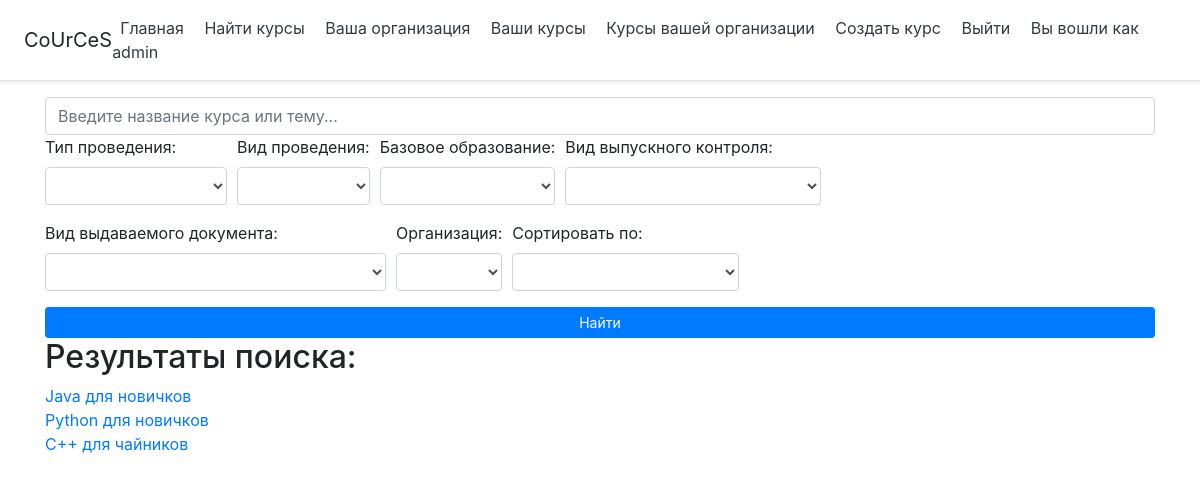
Page /view-search-result (signed in) on the committed database.
### cource/models.py (models this page shows, shortened)
class Cource(models.Model):
    TYPE_OF_COURCE_CHOICES = [
        ('Груповые', 'Груповые'),
        ('Индивидуальные', 'Индивидуальные'),
    ]
    ATTENDANCE_CHOICES = [
        ('Очные', 'Очные'),
        ('Заочные', 'Заочные'),
    ]
    BASE_EDUCATION_CHOICES = [
        ('Среднее', 'Среднее'),
        ('Высшее', 'Высшее'),
    ]
    GRADUATE_CONTROL_CHOICES = [
        ('Квалификационная работа', 'Квалификационная работа'),
        ('Экзамен', 'Экзамен'),
        ('Собеседование', 'Собеседование'),
    ]
    GRADUATE_DOCUMENT_CHOICES = [
        ('Документ государственного образца', 'Документ государственного образца'),
        ('Сертификат', 'Сертификат'),
    ]
    title = models.CharField('Название', max_length=100)
    description = models.TextField('Описание')
    type_of_cource = models.CharField('Тип проведения', choices=TYPE_OF_COURCE_CHOICES, max_length=100)
    attendance = models.CharField('Вид проведения', choices=ATTENDANCE_CHOICES, max_length=100)
    start_date = models.DateField('Дата начала курсов')
    end_date = models.DateField('Дата окончания курсов')
    study_hours = models.IntegerField('Колличество часов обучения')
    base_education = models.CharField('Базовое образование', choices=BASE_EDUCATION_CHOICES, max_length=100)
    graduate_control = models.CharField('Вид выпускного контроля', choices=GRADUATE_CONTROL_CHOICES, max_length=100)
    graduate_document = models.CharField('Вид выдаваемого документа', choices=GRADUATE_DOCUMENT_CHOICES, max_length=100)
    price = models.IntegerField('Стоимость обучения')
    organization = models.ForeignKey(Organization, on_delete = models.CASCADE)

### cource/views.py (the view)
# urls.py: path('view-search-result', views.view_search_result, name='view_search_result'),
def view_search_result(request):
    template = 'cource/base_user.html' if request.user.is_authenticated and request.user.organization_set.count() > 0 else 'cource/base.html'
    cources = Cource.objects.all()
    SORT_CHOICES = [
        ('price', 'От дешевых к дорогим'),
        ('-price', 'От дорогих к дешевым'),
    ]
    context = {
        'template': template,
        'cources': cources,
        'TYPE_OF_COURCE_CHOICES': Cource.TYPE_OF_COURCE_CHOICES,
        'ATTENDANCE_CHOICES': Cource.ATTENDANCE_CHOICES,
        'BASE_EDUCATION_CHOICES': Cource.BASE_EDUCATION_CHOICES,
        'GRADUATE_CONTROL_CHOICES': Cource.GRADUATE_CONTROL_CHOICES,
        'GRADUATE_DOCUMENT_CHOICES': Cource.GRADUATE_DOCUMENT_CHOICES,
        'SORT_CHOICES': SORT_CHOICES,
    }
    return render(request, 'cource/cources/search_cources.html', context)

### cource/templates/cource/cources/search_cources.html (shortened to what this page needs)
{% extends template %}
{% block content %}
    <form action="{% url 'search_cources' %}" method="GET">
        <input type="text" name="title" class="form-control" placeholder="Введите название курса или тему...">
        <div class="form-row">
            <div class="form-group col-ml-6">
                <label for="type_of_cource">Тип проведения:</label>
                <select class="form-control" name="type_of_cource">
                        <option></option>
                    {% for choice in TYPE_OF_COURCE_CHOICES %}
                        <option value="{{ choice.0 }}">{{ choice.1 }}</option>
                    {% endfor %}
                </select>
            </div>
            <div class="form-group col-mt-6">
                <label for="attendance">Вид проведения:</label>
                <select class="form-control" name="attendance">
                        <option></option>
                    {% for choice in ATTENDANCE_CHOICES %}
                        <option value="{{ choice.0 }}">{{ choice.1 }}</option>
                    {% endfor %}
                </select>
            </div>
            <div class="form-group col-mt-6">
                <label for="base_education">Базовое образование:</label>
                <select class="form-control" name="base_education">
                        <option></option>
                    {% for choice in BASE_EDUCATION_CHOICES %}
                        <option value="{{ choice.0 }}">{{ choice.1 }}</option>
                    {% endfor %}
                </select>
            </div>
            <div class="form-group col-mt-6">
                <label for="graduate_control">Вид выпускного контроля:</label>
                <select class="form-control" name="graduate_control">
                        <option></option>
                    {% for choice in GRADUATE_CONTROL_CHOICES %}
                        <option value="{{ choice.0 }}">{{ choice.1 }}</option>
                    {% endfor %}
                </select>
            </div>
            <div class="form-group col-mt-6">
                <label for="graduate_document">Вид выдаваемого документа:</label>
                <select class="form-control" name="graduate_document">
                        <option></option>
                    {% for choice in GRADUATE_DOCUMENT_CHOICES %}
                        <option value="{{ choice.0 }}">{{ choice.1 }}</option>
                    {% endfor %}
                </select>
            </div>
            <div class="form-group col-mt-6">
                <label for="organization">Организация:</label>
                <select class="form-control" name="organization">
                        <option></option>
                </select>
            </div>
            <div class="form-group col-mt-6">
                <label for="sort">Сортировать по:</label>
                <select class="form-control" name="sort">
                        <option></option>
                    {% for choice in SORT_CHOICES %}
                        <option value="{{ choice.0 }}">{{ choice.1 }}</option>
                    {% endfor %}
                </select>
            </div>
        </div>
        <button type="submit" class="btn btn-primary btn-sm btn-block">Найти</button>
    </form>
    <h2>Результаты поиска:</h2>
    {% if cources %}
        {% for cource in cources %}
            <a href="{% url 'cource' cource.id %}">{{cource.title}}</a><br>
        {% endfor %}
    {% else %}
        <h3>Такие курсы не найдены</h3>
    {% endif %}
{% endblock %}

### cource/templates/cource/base_user.html (shortened to what this page needs)
<!DOCTYPE html>
<html lang="en">
<head>
    <link rel="stylesheet" href="https://stackpath.bootstrapcdn.com/bootstrap/4.5.2/css/bootstrap.min.css">
</head>
<body>
    <div class="d-flex flex-column flex-md-row align-items-center p-3 px-md-4 mb-3 bg-white border-bottom shadow-sm">
        <h5 class="my-0 mr-md-auto font-weight-normal">CoUrCeS</h5>
        <nav class="my-2 my-md-0 mr-md-3">
            <a class="p-2 text-dark" href="{% url 'home' %}">Главная</a>
            <a class="p-2 text-dark" href="{% url 'view_search_result' %}">Найти курсы</a>
            <a class="p-2 text-dark" href="{% url 'view_organization' %}">Ваша организация</a>
            <a class="p-2 text-dark" href="{% url 'view_user_cources' %}">Ваши курсы</a>
            <a class="p-2 text-dark" href="{% url 'view_cources' %}">Курсы вашей организации</a>
            <a class="p-2 text-dark" href="{% url 'create_cource' %}">Создать курс</a>
            <a class="p-2 text-dark" href="{% url 'log_out' %}">Выйти</a>
            <a class="p-2 text-dark" disabled>Вы вошли как {{ user.username }}</a>
        </nav>
      </div>
      <div class="container">
        {% block content %}{% endblock %}
      </div>
</body>
</html>

### rows in the picture
Cource: title "Java для новичков"
Cource: title "Python для новичков"
Cource: title "C++ для чайников"

### other values in the picture
{{ user.username }} "admin"
